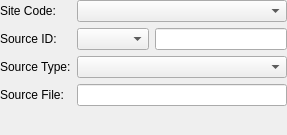
<?xml version="1.0" encoding="UTF-8"?>
<ui version="4.0">
 <class>SourceWidget</class>
 <widget class="QWidget" name="SourceWidget">
  <property name="geometry">
   <rect>
    <x>0</x>
    <y>0</y>
    <width>287</width>
    <height>135</height>
   </rect>
  </property>
  <property name="windowTitle">
   <string>SourceWidget</string>
  </property>
  <layout class="QGridLayout" name="gridLayout">
   <property name="margin">
    <number>0</number>
   </property>
   <item row="0" column="0">
    <widget class="QLabel" name="siteLabel">
     <property name="text">
      <string>Site Code:</string>
     </property>
     <property name="buddy">
      <cstring>siteCodeCombo</cstring>
     </property>
    </widget>
   </item>
   <item row="0" column="1">
    <widget class="QComboBox" name="siteCodeCombo"/>
   </item>
   <item row="1" column="0">
    <widget class="QLabel" name="sourceIdLabel">
     <property name="text">
      <string>Source ID:</string>
     </property>
    </widget>
   </item>
   <item row="1" column="1">
    <layout class="QHBoxLayout" name="horizontalLayout_2">
     <item>
      <widget class="QComboBox" name="sourceClassCombo"/>
     </item>
     <item>
      <widget class="QLineEdit" name="sourceIdEdit"/>
     </item>
    </layout>
   </item>
   <item row="2" column="0">
    <widget class="QLabel" name="sourceCodeLabel">
     <property name="text">
      <string>Source Type:</string>
     </property>
     <property name="buddy">
      <cstring>sourceCodeCombo</cstring>
     </property>
    </widget>
   </item>
   <item row="2" column="1">
    <widget class="QComboBox" name="sourceCodeCombo"/>
   </item>
   <item row="3" column="0">
    <widget class="QLabel" name="sourceFileLabel">
     <property name="text">
      <string>Source File:</string>
     </property>
     <property name="buddy">
      <cstring>sourceFileEdit</cstring>
     </property>
    </widget>
   </item>
   <item row="3" column="1">
    <widget class="QLineEdit" name="sourceFileEdit"/>
   </item>
   <item row="4" column="1">
    <spacer name="verticalSpacer">
     <property name="orientation">
      <enum>Qt::Vertical</enum>
     </property>
     <property name="sizeHint" stdset="0">
      <size>
       <width>20</width>
       <height>7</height>
      </size>
     </property>
    </spacer>
   </item>
  </layout>
 </widget>
 <resources/>
 <connections/>
</ui>
